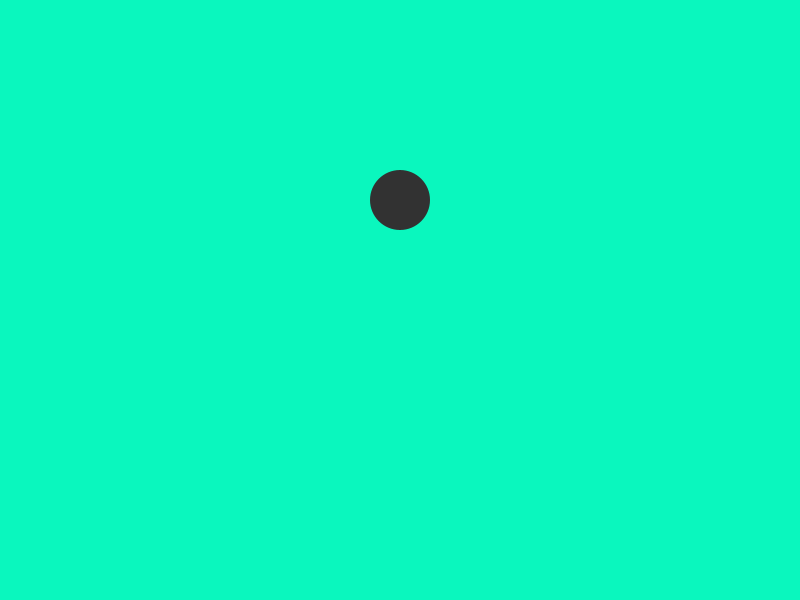
Frame 1 (no input)
Frame 60 (the mouse pressed at the canvas centre just before this capture): identical to frame 1, image omitted
Frame 120 (the mouse held since frame 60 and released just before this capture): identical to frame 1, image omitted

The Processing sketch that drew this single still picture (run headless with seeded random() and noise(); from frame 60 on, the mouse is pressed at the canvas centre):

// Processing sketch: week10Quiz
// ── week10Quiz.pde
int numParticles = 200;
Particle[] parts = new Particle[numParticles];

float buttonX, buttonY, buttonDiameter;

boolean drawParticles = false;
void setup() {
  size(800, 600);
  buttonX = width/2;
  buttonY = 200;
  buttonDiameter = 60;
  noStroke();
}
void draw() {
  background(#0AF7BE);
  if (drawParticles) {
    boolean allOffScreen = true;
    for (int i = 0; i<numParticles; i++) {
      parts[i].move();
      if (parts[i].y < height) {
        allOffScreen = false;
      }
    }
    if (allOffScreen) {
      drawParticles = false;
    }
  }else{
    if (dist(mouseX, mouseY, buttonX, buttonY) < buttonDiameter/2) {
      fill(255, 150, 0);
    } else {
      fill(50);
    }
    ellipse(buttonX, buttonY, buttonDiameter, buttonDiameter);
  }
}
void mousePressed() {
  if (dist(mouseX, mouseY, buttonX, buttonY) < buttonDiameter/2) {
    drawParticles = true;
    for (int i = 0; i<numParticles; i++) {
      parts[i] = new Particle();
    }
  }
}
// ── particle.pde
class Particle {
  float x, y, xSpeed, ySpeed;
  float gravity = .6;
  float maxSpeed = 30;
  Particle() {
    x = buttonX;
    y = buttonY;
    PVector speed = PVector.random2D();
    xSpeed = speed.x * random(-maxSpeed, maxSpeed);
    ySpeed = speed.y * random(-maxSpeed, maxSpeed);
    //xSpeed = random(-maxSpeed, maxSpeed);
    //ySpeed = random(-maxSpeed, maxSpeed);
  }
  void move() {
    x+=xSpeed;
    y+=ySpeed;
    ySpeed += gravity;
    
    fill(0, 0, 255);
    ellipse(x, y, 20, 20);
  }
}
